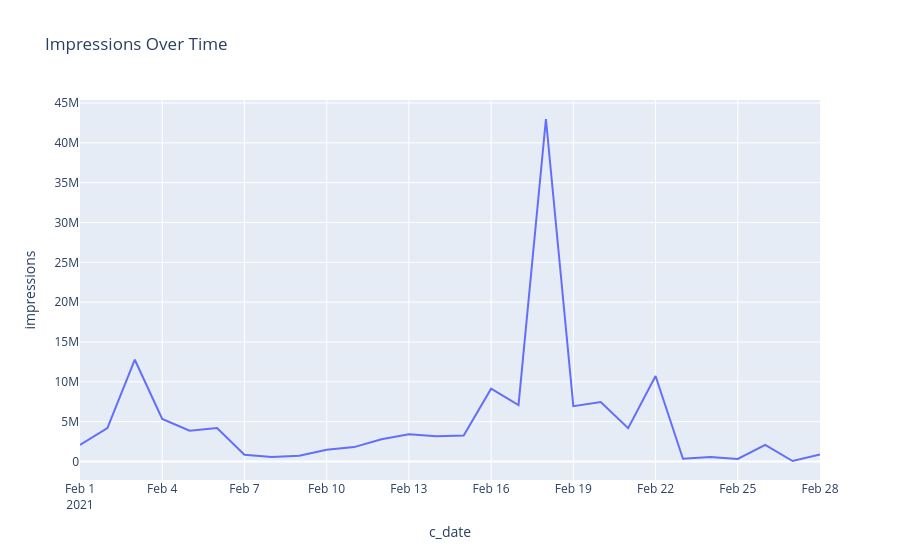

The notebook cell this image was saved under:
### Markdown cell above
## Trend Impressions

### Code cell
DT = DF.groupby("c_date")[["impressions","clicks"]].mean().reset_index()
DT = DT.sort_values('c_date')

fig = px.line(DT, x='c_date', y='impressions', title='Impressions Over Time')
fig.show()

### Figure 1 — Plotly figure (JSON) as saved in the notebook; plotly's stock layout.template omitted (floating-point values rounded to 4 significant figures)
{"data": [{"hovertemplate": "c_date=%{x}<br>impressions=%{y}<extra></extra>", "legendgroup": "", "line": {"color": "#636efa", "dash": "solid"}, "marker": {"symbol": "circle"}, "mode": "lines", "name": "", "orientation": "v", "showlegend": false, "type": "scatter", "x": ["2021-02-01T00:00:00", "2021-02-02T00:00:00", "2021-02-03T00:00:00", "2021-02-04T00:00:00", "2021-02-05T00:00:00", "2021-02-06T00:00:00", "2021-02-07T00:00:00", "2021-02-08T00:00:00", "2021-02-09T00:00:00", "2021-02-10T00:00:00", "2021-02-11T00:00:00", "2021-02-12T00:00:00", "2021-02-13T00:00:00", "2021-02-14T00:00:00", "2021-02-15T00:00:00", "2021-02-16T00:00:00", "2021-02-17T00:00:00", "2021-02-18T00:00:00", "2021-02-19T00:00:00", "2021-02-20T00:00:00", "2021-02-21T00:00:00", "2021-02-22T00:00:00", "2021-02-23T00:00:00", "2021-02-24T00:00:00", "2021-02-25T00:00:00", "2021-02-26T00:00:00", "2021-02-27T00:00:00", "2021-02-28T00:00:00"], "xaxis": "x", "y": [2073000.0, 4202000.0, 12780000.0, 5350275, 3864000.0, 4206305, 842700.0, 580500.0, 737600.0, 1467000.0, 1811000.0, 2804000.0, 3411000.0, 3178000.0, 3261941, 9135000.0, 7095000.0, 42990000.0, 6952000.0, 7471000.0, 4192000.0, 10730000.0, 349700.0, 581700.0, 324800.0, 2085000.0, 64790.0, 897900.0], "yaxis": "y"}], "layout": {"legend": {"tracegroupgap": 0}, "title": {"text": "Impressions Over Time"}, "xaxis": {"anchor": "y", "domain": [0, 1], "title": {"text": "c_date"}}, "yaxis": {"anchor": "x", "domain": [0, 1], "title": {"text": "impressions"}}}}
